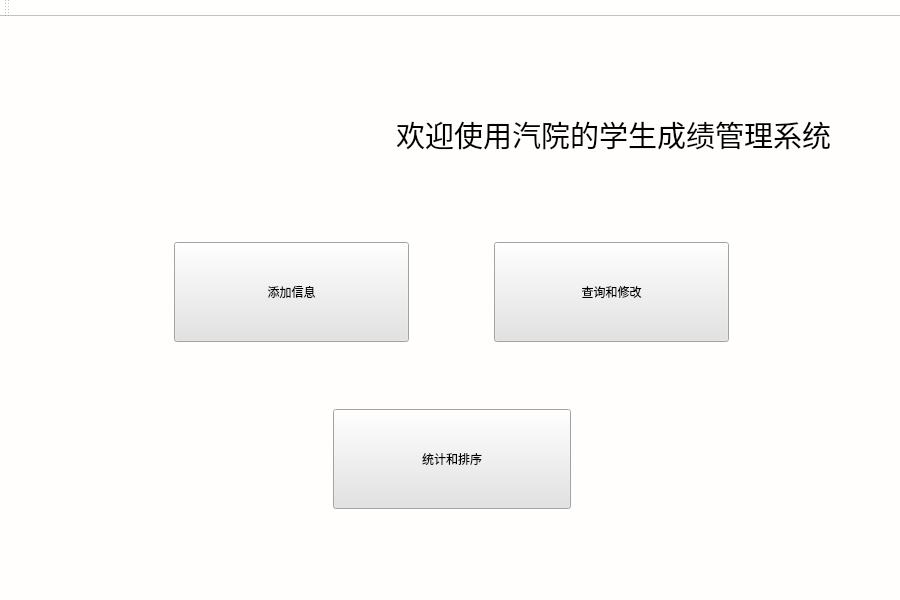
<?xml version="1.0" encoding="UTF-8"?>
<ui version="4.0">
 <class>MainWindow</class>
 <widget class="QMainWindow" name="MainWindow">
  <property name="geometry">
   <rect>
    <x>0</x>
    <y>0</y>
    <width>900</width>
    <height>600</height>
   </rect>
  </property>
  <property name="sizePolicy">
   <sizepolicy hsizetype="Fixed" vsizetype="Fixed">
    <horstretch>0</horstretch>
    <verstretch>0</verstretch>
   </sizepolicy>
  </property>
  <property name="minimumSize">
   <size>
    <width>800</width>
    <height>500</height>
   </size>
  </property>
  <property name="maximumSize">
   <size>
    <width>900</width>
    <height>600</height>
   </size>
  </property>
  <property name="windowTitle">
   <string>MainWindow</string>
  </property>
  <property name="windowIcon">
   <iconset resource="images.qrc">
    <normaloff>:/images/favicon.ico</normaloff>:/images/favicon.ico</iconset>
  </property>
  <property name="styleSheet">
   <string notr="true">background-color: rgb(255, 254, 252);</string>
  </property>
  <widget class="QWidget" name="centralWidget">
   <widget class="QWidget" name="layoutWidget">
    <property name="geometry">
     <rect>
      <x>6</x>
      <y>6</y>
      <width>891</width>
      <height>561</height>
     </rect>
    </property>
    <layout class="QVBoxLayout" name="verticalLayout" stretch="3,6,6">
     <item>
      <layout class="QHBoxLayout" name="horizontalLayout_2" stretch="3,4,1,14,3">
       <item>
        <spacer name="horizontalSpacer_5">
         <property name="orientation">
          <enum>Qt::Horizontal</enum>
         </property>
         <property name="sizeHint" stdset="0">
          <size>
           <width>40</width>
           <height>20</height>
          </size>
         </property>
        </spacer>
       </item>
       <item>
        <widget class="QWidget" name="huat" native="true">
         <property name="sizePolicy">
          <sizepolicy hsizetype="Fixed" vsizetype="Fixed">
           <horstretch>0</horstretch>
           <verstretch>0</verstretch>
          </sizepolicy>
         </property>
         <property name="minimumSize">
          <size>
           <width>299</width>
           <height>80</height>
          </size>
         </property>
         <property name="maximumSize">
          <size>
           <width>299</width>
           <height>80</height>
          </size>
         </property>
         <property name="styleSheet">
          <string notr="true">background-image: url(:/images/huat.png);</string>
         </property>
        </widget>
       </item>
       <item>
        <spacer name="horizontalSpacer_2">
         <property name="orientation">
          <enum>Qt::Horizontal</enum>
         </property>
         <property name="sizeHint" stdset="0">
          <size>
           <width>40</width>
           <height>20</height>
          </size>
         </property>
        </spacer>
       </item>
       <item>
        <widget class="QLabel" name="title">
         <property name="sizePolicy">
          <sizepolicy hsizetype="Preferred" vsizetype="Fixed">
           <horstretch>0</horstretch>
           <verstretch>0</verstretch>
          </sizepolicy>
         </property>
         <property name="font">
          <font>
           <family>黑体</family>
           <pointsize>22</pointsize>
           <italic>false</italic>
           <bold>false</bold>
          </font>
         </property>
         <property name="layoutDirection">
          <enum>Qt::LeftToRight</enum>
         </property>
         <property name="styleSheet">
          <string notr="true">font: 22pt &quot;黑体&quot;;</string>
         </property>
         <property name="text">
          <string>欢迎使用汽院的学生成绩管理系统</string>
         </property>
         <property name="alignment">
          <set>Qt::AlignCenter</set>
         </property>
        </widget>
       </item>
       <item>
        <spacer name="horizontalSpacer_6">
         <property name="orientation">
          <enum>Qt::Horizontal</enum>
         </property>
         <property name="sizeHint" stdset="0">
          <size>
           <width>40</width>
           <height>20</height>
          </size>
         </property>
        </spacer>
       </item>
      </layout>
     </item>
     <item>
      <layout class="QHBoxLayout" name="horizontalLayout" stretch="2,3,1,3,2">
       <item>
        <spacer name="horizontalSpacer_3">
         <property name="orientation">
          <enum>Qt::Horizontal</enum>
         </property>
         <property name="sizeHint" stdset="0">
          <size>
           <width>40</width>
           <height>20</height>
          </size>
         </property>
        </spacer>
       </item>
       <item>
        <widget class="QPushButton" name="pushButton">
         <property name="sizePolicy">
          <sizepolicy hsizetype="Preferred" vsizetype="Fixed">
           <horstretch>0</horstretch>
           <verstretch>0</verstretch>
          </sizepolicy>
         </property>
         <property name="maximumSize">
          <size>
           <width>16777215</width>
           <height>100</height>
          </size>
         </property>
         <property name="styleSheet">
          <string notr="true">font: 16pt &quot;黑体&quot;;
background-color: rgb(227, 227, 227);</string>
         </property>
         <property name="text">
          <string>添加信息</string>
         </property>
        </widget>
       </item>
       <item>
        <spacer name="horizontalSpacer">
         <property name="orientation">
          <enum>Qt::Horizontal</enum>
         </property>
         <property name="sizeHint" stdset="0">
          <size>
           <width>40</width>
           <height>20</height>
          </size>
         </property>
        </spacer>
       </item>
       <item>
        <widget class="QPushButton" name="pushButton_2">
         <property name="sizePolicy">
          <sizepolicy hsizetype="Preferred" vsizetype="Fixed">
           <horstretch>0</horstretch>
           <verstretch>0</verstretch>
          </sizepolicy>
         </property>
         <property name="maximumSize">
          <size>
           <width>16777215</width>
           <height>100</height>
          </size>
         </property>
         <property name="styleSheet">
          <string notr="true">font: 16pt &quot;黑体&quot;;
background-color: rgb(227, 227, 227);</string>
         </property>
         <property name="text">
          <string>查询和修改</string>
         </property>
        </widget>
       </item>
       <item>
        <spacer name="horizontalSpacer_4">
         <property name="orientation">
          <enum>Qt::Horizontal</enum>
         </property>
         <property name="sizeHint" stdset="0">
          <size>
           <width>14</width>
           <height>19</height>
          </size>
         </property>
        </spacer>
       </item>
      </layout>
     </item>
     <item>
      <layout class="QHBoxLayout" name="horizontalLayout_3" stretch="4,3,4">
       <item>
        <spacer name="horizontalSpacer_7">
         <property name="orientation">
          <enum>Qt::Horizontal</enum>
         </property>
         <property name="sizeHint" stdset="0">
          <size>
           <width>40</width>
           <height>20</height>
          </size>
         </property>
        </spacer>
       </item>
       <item>
        <widget class="QPushButton" name="pushButton_3">
         <property name="sizePolicy">
          <sizepolicy hsizetype="Preferred" vsizetype="Fixed">
           <horstretch>0</horstretch>
           <verstretch>0</verstretch>
          </sizepolicy>
         </property>
         <property name="minimumSize">
          <size>
           <width>238</width>
           <height>0</height>
          </size>
         </property>
         <property name="maximumSize">
          <size>
           <width>16777215</width>
           <height>100</height>
          </size>
         </property>
         <property name="styleSheet">
          <string notr="true">font: 16pt &quot;黑体&quot;;
background-color: rgb(227, 227, 227);
</string>
         </property>
         <property name="text">
          <string>统计和排序</string>
         </property>
        </widget>
       </item>
       <item>
        <spacer name="horizontalSpacer_8">
         <property name="orientation">
          <enum>Qt::Horizontal</enum>
         </property>
         <property name="sizeHint" stdset="0">
          <size>
           <width>14</width>
           <height>19</height>
          </size>
         </property>
        </spacer>
       </item>
      </layout>
     </item>
    </layout>
   </widget>
  </widget>
  <widget class="QMenuBar" name="menuBar">
   <property name="geometry">
    <rect>
     <x>0</x>
     <y>0</y>
     <width>900</width>
     <height>17</height>
    </rect>
   </property>
  </widget>
  <widget class="QToolBar" name="mainToolBar">
   <attribute name="toolBarArea">
    <enum>TopToolBarArea</enum>
   </attribute>
   <attribute name="toolBarBreak">
    <bool>false</bool>
   </attribute>
  </widget>
  <widget class="QStatusBar" name="statusBar"/>
 </widget>
 <layoutdefault spacing="6" margin="11"/>
 <resources>
  <include location="images.qrc"/>
 </resources>
 <connections/>
</ui>
